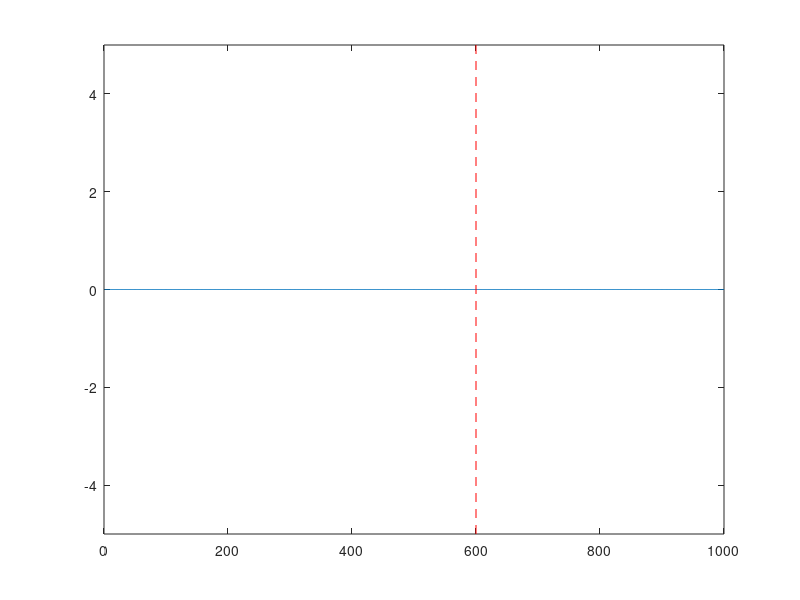

Reproduce this figure in MATLAB. (Note: this script raises an error after producing the figure.)
% 此代码在一维P波波动方程（无衰减）实现波的反射/透射现象基础之上加入了声衰减效应。
% 按q可退出当前的图像。
% 衰减既不能只依赖空间步长，因为难以解决方向问题；也不能依赖于时间步长，因为难以知道什么时候衰减系数发生变化。
% P[n][m+1] = (2 * P[n][m] - P[n][m-1] * (1 - b * dt / 2) +(c * dt / dz) * (c * dt / dz) *(P[n+1][m] - 2 * P[n][m] + P[n-1][m])) /(1 + b * dt / 2);


close all;
clear all;
clc;

% 设定参数
space_length = 10; % 空间长度
time_length = 10; % 时间长度
space_grid_num = 1000; % 空间网格数
time_grid_num = 1000; % 时间网格数
dz = space_length / space_grid_num; % 空间步长
dt = time_length / time_grid_num; % 时间步长
P = zeros(space_grid_num, time_grid_num); % 零初始化P域
interface_position = 600; % 界面位置
p0 = 1; % 振幅
omega = 2*pi; % 角频率

% 设定声场参数
c1 = 1; % 介质1波速
c2 = 0.5; % 介质2波速
b = 0.05; % 空间衰减系数


% 迭代计算每个时间步
for m = 2:time_grid_num-1
    if m * dt < 0.5  % 左边界处设置波源，持续时间0.5秒
        P(1, m) = p0 * sin(omega * m * dt);  % 简化波源模型为 p0 * sin(ωt)
    end
    for n = 2:space_grid_num-1
        if n < interface_position  % 介质1内的波动方程，考虑衰减
            P(n, m+1) = (2 * P(n, m) - P(n, m-1) * (1 - b * dt / 2) +(c1 * dt / dz) * (c1 * dt / dz) *(P(n+1, m) - 2 * P(n, m) + P(n-1, m))) /(1 + b * dt / 2);
        else
             % 介质2内的波动方程，考虑衰减
            P(n, m+1) = (2 * P(n, m) - P(n, m-1) * (1 - b * dt / 2) +(c2 * dt / dz) * (c2 * dt / dz) *(P(n+1, m) - 2 * P(n, m) + P(n-1, m))) /(1 + b * dt / 2);
        end
    end   
    % 右边界,一阶吸收边界条件
    P(space_grid_num, m+1) = P(space_grid_num-1, m+1) - 1/c2 *(P(space_grid_num-1,m+1)-P(space_grid_num-1,m))*dz/dt;  
end

% 绘制波动图
figure;
for m = 1:3:time_grid_num % Increase the step size to plot at a higher frequency
    plot(P(:, m));
    ylim([-5, 5]);
    line([600, 600], [-5, 5], 'Color', 'r', 'LineStyle', '--'); % 在x=600处画一条线
    % 使用寻峰函数找到峰值并在图像上显示
    [pks, locs] = findpeaks(P(:, m),"MinPeakHeight",0.1);
    text(locs, pks+0.2, num2str(pks));
    drawnow;
    if strcmpi(get(gcf, 'currentkey'), 'q') % 按下q键退出
        break;
    end
end

% Close the figure and exit
close(gcf);

for m = 1:time_grid_num
    %如果时间为整数秒
    if mod(m, 100) == 0
        %绘制波动图
        figure;
        plot(P(:, m));
        ylim([-5, 5]);
        line([600, 600], [-5, 5], 'Color', 'r', 'LineStyle', '--'); % 在x=600处画一条线
        % 使用寻峰函数找到峰值并在图像上显示
        [pks, locs] = findpeaks(abs(P(:, m)),"MinPeakHeight",0.1);
        text(locs, pks+0.2, num2str((pks)));
        text(locs, pks+0.6, num2str(m));
        %输出到终端
        disp([num2str(m), '  ', num2str(max(pks'))]);
        drawnow;
    end
end



% 已废弃的方案，无法解决多方向衰减问题
% 不得不承认在多方向上的衰减是一个很复杂的问题，而我们用的只是一个简化的模型，可能无法仅通过增加一些项来解决这个问题。
% % 迭代计算每个时间步
% for m = 2:time_grid_num-1
%     if m * dt < 0.5  % 左边界处设置波源，持续时间0.5秒
%         P(1, m) = p0 * sin(omega * m * dt);  % 简化波源模型为 p0 * sin(ωt)
%     end
%     for n = 2:space_grid_num-1
%         if n < interface_position  % 介质1内的波动方程，考虑衰减
%             damping_factor = exp(-alpha1 * (n - 1) * dz);  % 计算衰减因子
%             P(n, m+1) = 2 * P(n, m) - P(n, m-1) + (c1 * dt / dz)^2 * damping_factor * (P(n+1, m) - 2 * P(n, m) + P(n-1, m));
%         else
%              % 介质2内的波动方程，考虑衰减
%             damping_factor = exp(-alpha2 * (n - interface_position) * dz);  % 计算衰减因子
%             P(n, m+1) = 2 * P(n, m) - P(n, m-1) + (c2 * dt / dz)^2 * damping_factor * (P(n+1, m) - 2 * P(n, m) + P(n-1, m));
%         end
%     end   
%     % 右边界,一阶吸收边界条件
%     P(space_grid_num, m+1) = P(space_grid_num-1, m+1) - 1/c2 *(P(space_grid_num-1,m+1)-P(space_grid_num-1,m))*dz/dt;  
% end

% % 绘制波动图
% figure;
% for m = 1:3:time_grid_num % Increase the step size to plot at a higher frequency
%     plot(P(:, m));
%     ylim([-5, 5]);
%     line([600, 600], [-5, 5], 'Color', 'r', 'LineStyle', '--'); % 在x=600处画一条线
%     % 使用寻峰函数找到峰值并在图像上显示
%     [pks, locs] = findpeaks(P(:, m),"MinPeakHeight",0.2);
%     text(locs+5, pks, num2str(pks));
    
%     drawnow;
%     if strcmpi(get(gcf, 'currentkey'), 'q') % 按下q键退出
%         break;
%     end
% end

% % Close the figure and exit
% close(gcf);


